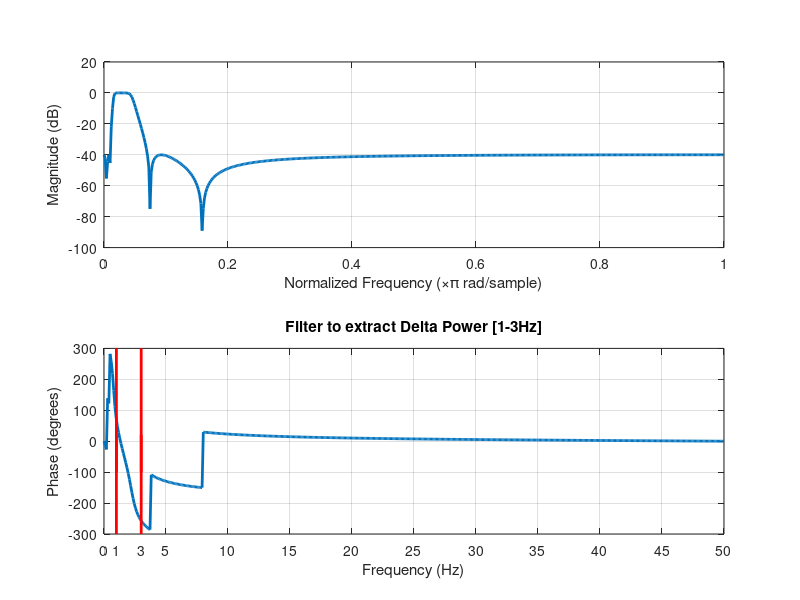
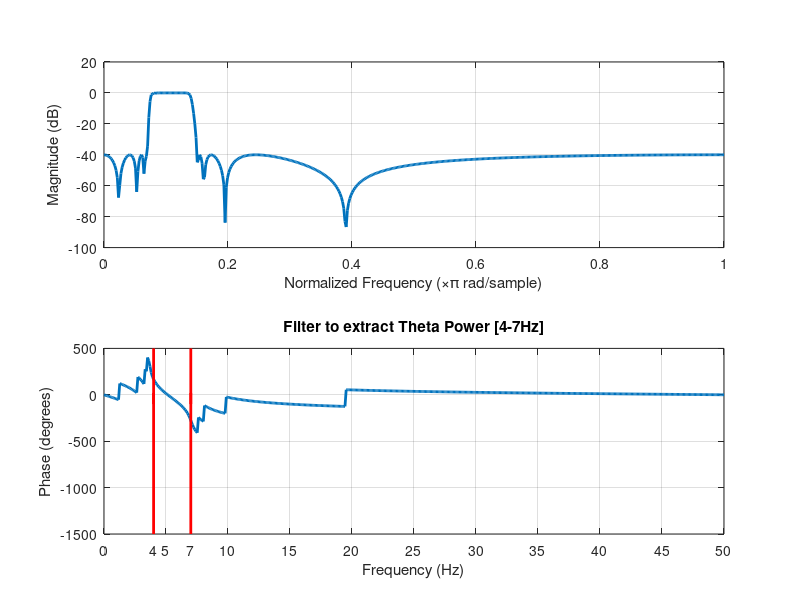
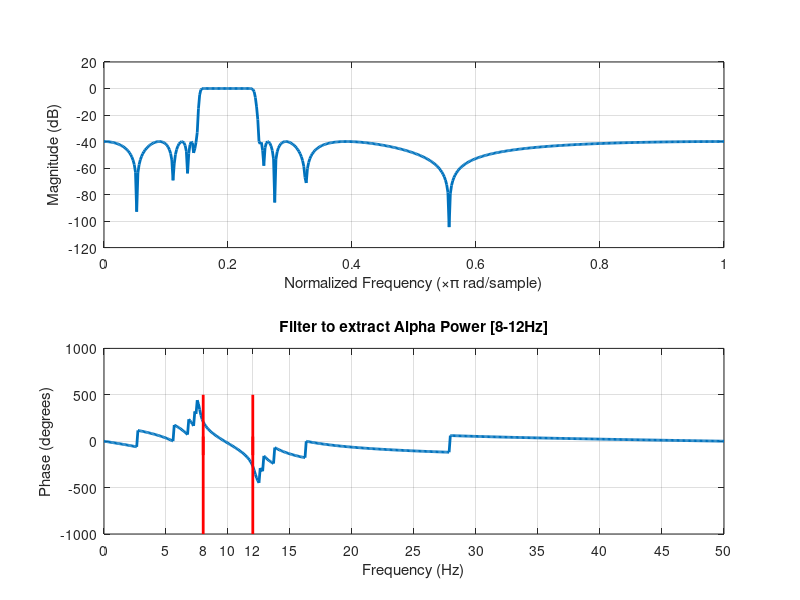
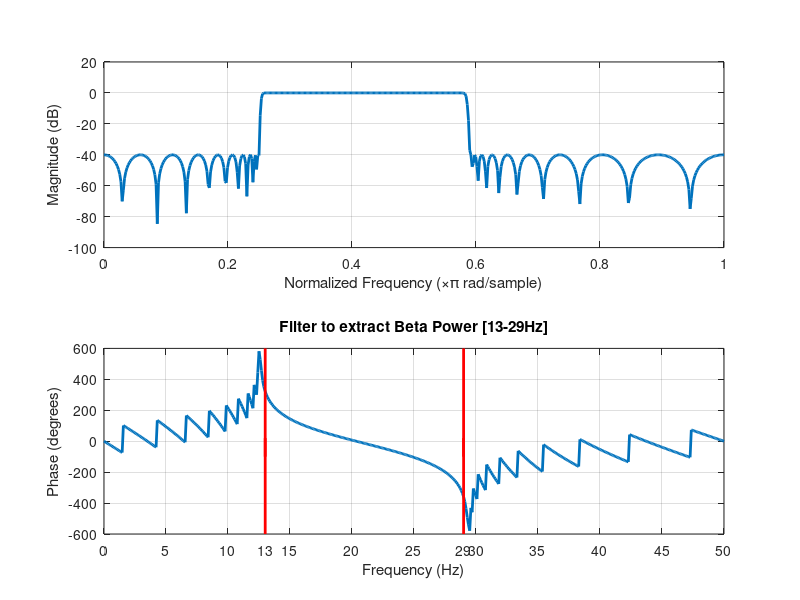

Source code (MATLAB) for these figures, in order:
%
%   plotEegPowerFilter.m
%
%   OVERVIEW:   
%       Plot the bandpass filters corresponding to:
%       - Delta
%       - Theta
%       - Alpha
%       - Beta
%       - Gamma
%       powerbands.
%
%   INPUT:      
%       NONE
%
%   OUTPUT:
%       NONE
%
%   DEPENDENCIES & LIBRARIES:
%       NONE
%
%   REFERENCE: 
%       NONE 
%
%	REPO:       
%       https://github.com/cliffordlab/Sedline-Root-EEG-Toolbox
%
%   ORIGINAL SOURCE AND AUTHORS:     
%       Pradyumna Byappanahalli Suresha
%       Last Modified: January 11th, 2021 
%
%	COPYRIGHT (C) 2021 
%   LICENSE:    
%       This software is offered freely and without warranty under 
%       the GNU (v3 or later) public license. See license file for
%       more information

%%

set(groot,'defaultLineLineWidth',2.0)
% Plot filters
delta = [0.5,3.5];
theta = [3.5,7.5];
alpha = [7.5,12.5];
beta = [12.5,29.5];
gamma = 29.5;

fs = 100;
[dA, dB] = cheby2(4,40,delta/(fs/2)); %DELTA
[tA, tB] = cheby2(8,40,theta/(fs/2)); %THETA
[aA, aB] = cheby2(10,40,alpha/(fs/2)); %ALPHA
[bA, bB] = cheby2(20,40,beta/(fs/2)); %BETA
[gA, gB] = cheby2(20,40,gamma/(fs/2), 'high'); %GAMMA

figure;freqz(dA,dB);
%%
hold on;plot([0.02,0.02],[-100,20],'r');
hold on;plot([0.06,0.06],[-100,20],'r');
xticks([0,0.02,0.06,0.1,0.2,0.3,0.4,0.5,0.6,0.7,0.8,0.9,1]);
xticklabels([0,0.02,0.06,0.1,0.2,0.3,0.4,0.5,0.6,0.7,0.8,0.9,1]*50);
xlabel('Frequency (Hz)');
title('Filter to extract Delta Power [1-3Hz]');

%%
hold on;plot([0.02,0.02],[-300,300],'r');
hold on;plot([0.06,0.06],[-300,300],'r');
xticks([0,0.02,0.06,0.1,0.2,0.3,0.4,0.5,0.6,0.7,0.8,0.9,1]);
xticklabels([0,0.02,0.06,0.1,0.2,0.3,0.4,0.5,0.6,0.7,0.8,0.9,1]*50);
xlabel('Frequency (Hz)');

figure;freqz(tA,tB);
%%
hold on;plot([4/50,4/50],[-100,20],'r');
hold on;plot([7/50,7/50],[-100,20],'r');
xticks([0,0.08,0.1,0.14,0.2,0.3,0.4,0.5,0.6,0.7,0.8,0.9,1]);
xticklabels([0,0.08,0.1,0.14,0.2,0.3,0.4,0.5,0.6,0.7,0.8,0.9,1]*50);
xlabel('Frequency (Hz)');
title('Filter to extract Theta Power [4-7Hz]');

%%
hold on;plot([4/50,4/50],[-1500,500],'r');
hold on;plot([7/50,7/50],[-1500,500],'r');
xticks([0,0.08,0.1,0.14,0.2,0.3,0.4,0.5,0.6,0.7,0.8,0.9,1]);
xticklabels([0,0.08,0.1,0.14,0.2,0.3,0.4,0.5,0.6,0.7,0.8,0.9,1]*50);
xlabel('Frequency (Hz)');

figure;freqz(aA,aB);
%%
hold on;plot([8/50,8/50],[-150,50],'r');
hold on;plot([12/50,12/50],[-150,50],'r');
xticks([0,0.1,0.16,0.2,0.24,0.3,0.4,0.5,0.6,0.7,0.8,0.9,1]);
xticklabels([0,0.1,0.16,0.2,0.24,0.3,0.4,0.5,0.6,0.7,0.8,0.9,1]*50);
xlabel('Frequency (Hz)');
title('Filter to extract Alpha Power [8-12Hz]');


%%
hold on;plot([8/50,8/50],[-1000,500],'r');
hold on;plot([12/50,12/50],[-1000,500],'r');
xticks([0,0.1,0.16,0.2,0.24,0.3,0.4,0.5,0.6,0.7,0.8,0.9,1]);
xticklabels([0,0.1,0.16,0.2,0.24,0.3,0.4,0.5,0.6,0.7,0.8,0.9,1]*50);
xlabel('Frequency (Hz)');

figure;freqz(bA,bB);
%%
hold on;plot([13/50,13/50],[-100,20],'r');
hold on;plot([29/50,29/50],[-100,20],'r');
xticks([0,0.1,0.2,0.26,0.3,0.4,0.5,0.58,0.6,0.7,0.8,0.9,1]);
xticklabels([0,0.1,0.2,0.26,0.3,0.4,0.5,0.58,0.6,0.7,0.8,0.9,1]*50);
xlabel('Frequency (Hz)');
title('Filter to extract Beta Power [13-29Hz]');

%%
hold on;plot([13/50,13/50],[-600,600],'r');
hold on;plot([29/50,29/50],[-600,600],'r');
xticks([0,0.1,0.2,0.26,0.3,0.4,0.5,0.58,0.6,0.7,0.8,0.9,1]);
xticklabels([0,0.1,0.2,0.26,0.3,0.4,0.5,0.58,0.6,0.7,0.8,0.9,1]*50);
xlabel('Frequency (Hz)');

figure;freqz(gA,gB);
%%
hold on;plot([30/50,30/50],[-100,20],'r');
hold on;plot([1,1],[-100,20],'r');
xticks([0,0.1,0.2,0.3,0.4,0.5,0.6,0.62,0.7,0.8,0.9,1]);
xticklabels([0,0.1,0.2,0.3,0.4,0.5,0.6,0.62,0.7,0.8,0.9,1]*50);
xlabel('Frequency (Hz)');
title('Filter to extract Gamma Power [30-50Hz]');

%%
hold on;plot([31/50,31/50],[-200,600],'r');
hold on;plot([1,1],[-200,600],'r');
xticks([0,0.1,0.2,0.3,0.4,0.5,0.6,0.62,0.7,0.8,0.9,1]);
xticklabels([0,0.1,0.2,0.3,0.4,0.5,0.6,0.62,0.7,0.8,0.9,1]*50);
xlabel('Frequency (Hz)');
